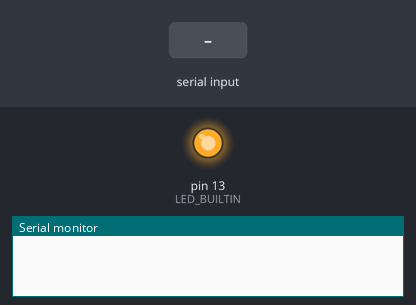
Bench run of a program on a simulated Arduino Uno, built with avr-gcc and run on an emulated ATmega328P. On the bench: output pins drawn as LEDs (lit = HIGH), the last lines printed to the serial monitor. Inputs (shaded band) come from the test bench.

Above: at 1.2 s.
1.3 s: byte 30 received over Serial
At 1.9 s:
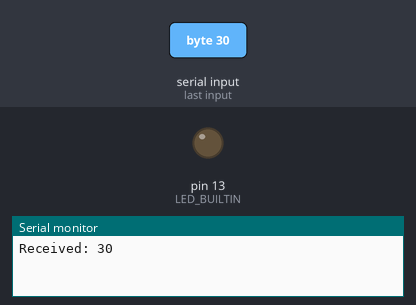
Timing chart, 0 to 4.3 s (numbered marks = the images above; inputs shaded):
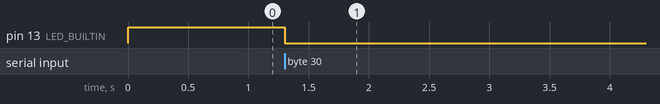

The program:

main.cpp
```cpp
#include <Arduino.h>

bool ledState = 1;
// put function declarations here:
void setup() {
  // put your setup code here, to run once:
  Serial.begin(9600);
  pinMode(LED_BUILTIN, OUTPUT);
}

void loop() {

  digitalWrite(LED_BUILTIN, ledState);   // turn the LED on (HIGH is the voltage level)
  // put your main code here, to run repeatedly:
  if (Serial.available() > 0) {   // Check if data is received
    uint8_t data = Serial.read();       // Read one byte
    Serial.print("Received: ");
    Serial.println(data, DEC); // Print the received byte as a decimal number
    ledState = !ledState;
    digitalWrite(LED_BUILTIN, ledState);    // turn the LED off by making the voltage LOW

  }
}

// put function definitions here:
```

Measured:
- after the input at 1.3 s, pin 13 (LED_BUILTIN): HIGH → LOW at once
